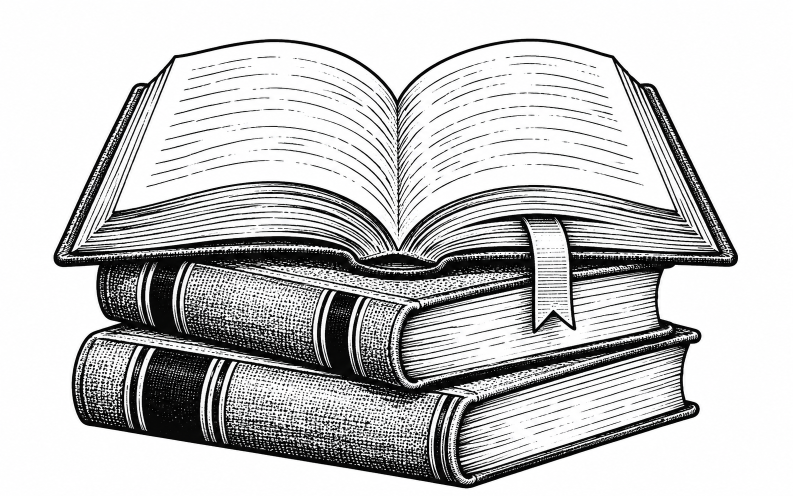
#> input picture assets_local/focus/books-source.png, 1586 x 992 px (shown at 1/2 size)
$ python build_books.py
#> lines starting #> are read from the running program, lines starting #| are printed output that depends on the picture; after the words box and inside, x2 and y2 are one past the last pixel; in counts of white or black regions, pixels touching at a corner belong together
"""Encode the Focus illustration as a flash-resident, one-bit FreeInkUI bitmap."""
from pathlib import Path
from PIL import Image

ROOT = Path(__file__).resolve().parents[2]


def main():
    image = Image.open(ROOT / 'assets_local/focus/books-source.png').convert('L')
    image = image.resize((256, 160), Image.Resampling.LANCZOS)
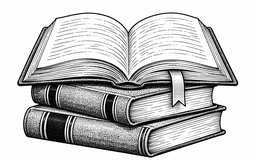
#> image: PIL image 256x160 L; min 0, max 255, mean 199.2
    bitmap = image.convert('1', dither=Image.Dither.FLOYDSTEINBERG)
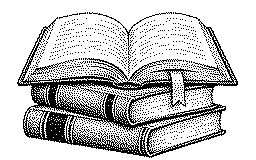
#> bitmap: PIL image 256x160 1; 78.2% white; black in thin lines or dots, all inside (x1, y1, x2, y2) = (17, 12, 238, 158)
    bitmap.save(ROOT / 'assets_local/focus/books.png')
    packed = bytes(value ^ 255 for value in bitmap.tobytes())
    lines = ['#pragma once', '', '#include <FreeInkUI.h>', '', 'namespace focusart {',
             '// Packed 1-bit version of assets_local/focus/books.png.',
             'inline constexpr uint8_t booksBits[] = {']
    lines.extend('    ' + ', '.join(f'0x{value:02x}' for value in packed[offset:offset + 19]) + ','
                 for offset in range(0, len(packed), 19))
    lines.extend(['};', 'inline constexpr freeink::ui::BitmapRef books{booksBits, 256, 160, freeink::ui::BitmapFormat::BW1};',
                  '}  // namespace focusart', ''])
    (ROOT / 'src/apps_local/focus/FocusBooks.h').write_text('\n'.join(lines), encoding='utf-8')


if __name__ == '__main__':
    main()

$ run again, with assets_local/focus/bookshelf-source.png copied over assets_local/focus/books-source.png
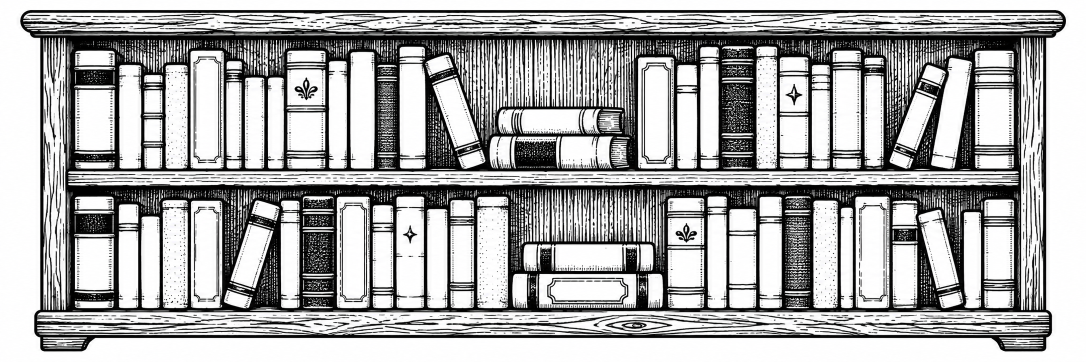
#> input picture assets_local/focus/bookshelf-source.png, 2172 x 724 px (shown at 1/2 size)
#> in main, `image = image.resize((256, 160), Image.Resampling.LANCZOS)`:
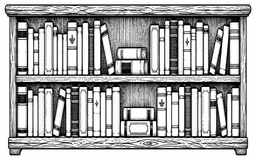
#> image: PIL image 256x160 L; min 0, max 255, mean 169.3
#> in main, `bitmap = image.convert('1', dither=Image.Dither.FLOYDSTEINBERG)`:
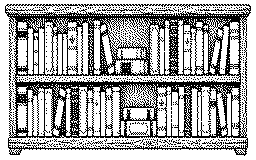
#> bitmap: PIL image 256x160 1; 66.4% white; black in thin lines or dots
